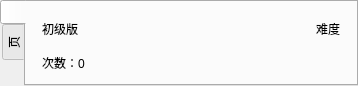
<?xml version="1.0" encoding="UTF-8"?>
<ui version="4.0">
 <class>FrameworkMenuItemSub</class>
 <widget class="qMRMLWidget" name="FrameworkMenuItemSub">
  <property name="geometry">
   <rect>
    <x>0</x>
    <y>0</y>
    <width>358</width>
    <height>86</height>
   </rect>
  </property>
  <property name="sizePolicy">
   <sizepolicy hsizetype="Fixed" vsizetype="Fixed">
    <horstretch>0</horstretch>
    <verstretch>0</verstretch>
   </sizepolicy>
  </property>
  <property name="minimumSize">
   <size>
    <width>0</width>
    <height>86</height>
   </size>
  </property>
  <property name="maximumSize">
   <size>
    <width>16777215</width>
    <height>104</height>
   </size>
  </property>
  <property name="styleSheet">
   <string notr="true"/>
  </property>
  <layout class="QHBoxLayout" name="horizontalLayout_3">
   <property name="spacing">
    <number>0</number>
   </property>
   <property name="leftMargin">
    <number>0</number>
   </property>
   <property name="topMargin">
    <number>0</number>
   </property>
   <property name="rightMargin">
    <number>0</number>
   </property>
   <property name="bottomMargin">
    <number>0</number>
   </property>
   <item>
    <widget class="QTabWidget" name="bg">
     <property name="minimumSize">
      <size>
       <width>0</width>
       <height>86</height>
      </size>
     </property>
     <property name="maximumSize">
      <size>
       <width>16777215</width>
       <height>86</height>
      </size>
     </property>
     <property name="tabPosition">
      <enum>QTabWidget::West</enum>
     </property>
     <widget class="QWidget" name="bgPage1">
      <attribute name="title">
       <string/>
      </attribute>
      <layout class="QVBoxLayout" name="verticalLayout_2">
       <property name="spacing">
        <number>16</number>
       </property>
       <property name="leftMargin">
        <number>16</number>
       </property>
       <property name="topMargin">
        <number>16</number>
       </property>
       <property name="rightMargin">
        <number>16</number>
       </property>
       <property name="bottomMargin">
        <number>16</number>
       </property>
       <item>
        <widget class="QWidget" name="widget" native="true">
         <property name="minimumSize">
          <size>
           <width>0</width>
           <height>21</height>
          </size>
         </property>
         <layout class="QHBoxLayout" name="horizontalLayout">
          <property name="spacing">
           <number>12</number>
          </property>
          <property name="leftMargin">
           <number>0</number>
          </property>
          <property name="topMargin">
           <number>0</number>
          </property>
          <property name="rightMargin">
           <number>0</number>
          </property>
          <property name="bottomMargin">
           <number>0</number>
          </property>
          <item>
           <widget class="QLabel" name="lbl_cover">
            <property name="sizePolicy">
             <sizepolicy hsizetype="Expanding" vsizetype="Preferred">
              <horstretch>0</horstretch>
              <verstretch>0</verstretch>
             </sizepolicy>
            </property>
            <property name="text">
             <string>初级版</string>
            </property>
            <property name="alignment">
             <set>Qt::AlignLeading|Qt::AlignLeft|Qt::AlignVCenter</set>
            </property>
           </widget>
          </item>
          <item>
           <widget class="QLabel" name="lbl_info">
            <property name="sizePolicy">
             <sizepolicy hsizetype="Minimum" vsizetype="Preferred">
              <horstretch>0</horstretch>
              <verstretch>0</verstretch>
             </sizepolicy>
            </property>
            <property name="text">
             <string>难度</string>
            </property>
            <property name="alignment">
             <set>Qt::AlignRight|Qt::AlignTrailing|Qt::AlignVCenter</set>
            </property>
           </widget>
          </item>
         </layout>
        </widget>
       </item>
       <item>
        <widget class="QWidget" name="widget_2" native="true">
         <property name="minimumSize">
          <size>
           <width>0</width>
           <height>24</height>
          </size>
         </property>
         <layout class="QHBoxLayout" name="horizontalLayout_2" stretch="0">
          <property name="leftMargin">
           <number>0</number>
          </property>
          <property name="topMargin">
           <number>0</number>
          </property>
          <property name="rightMargin">
           <number>0</number>
          </property>
          <property name="bottomMargin">
           <number>0</number>
          </property>
          <item>
           <widget class="QLabel" name="label">
            <property name="minimumSize">
             <size>
              <width>0</width>
              <height>0</height>
             </size>
            </property>
            <property name="maximumSize">
             <size>
              <width>16777215</width>
              <height>24</height>
             </size>
            </property>
            <property name="text">
             <string>次数：0</string>
            </property>
           </widget>
          </item>
         </layout>
        </widget>
       </item>
      </layout>
     </widget>
     <widget class="QWidget" name="tab">
      <attribute name="title">
       <string>页</string>
      </attribute>
      <layout class="QHBoxLayout" name="horizontalLayout_4">
       <property name="leftMargin">
        <number>16</number>
       </property>
       <property name="topMargin">
        <number>0</number>
       </property>
       <property name="rightMargin">
        <number>16</number>
       </property>
       <property name="bottomMargin">
        <number>0</number>
       </property>
       <item>
        <widget class="QLabel" name="label_2">
         <property name="text">
          <string>简介</string>
         </property>
        </widget>
       </item>
       <item>
        <widget class="QLabel" name="lblGif">
         <property name="minimumSize">
          <size>
           <width>80</width>
           <height>80</height>
          </size>
         </property>
         <property name="maximumSize">
          <size>
           <width>80</width>
           <height>80</height>
          </size>
         </property>
         <property name="text">
          <string/>
         </property>
        </widget>
       </item>
      </layout>
     </widget>
    </widget>
   </item>
  </layout>
 </widget>
 <customwidgets>
  <customwidget>
   <class>qMRMLWidget</class>
   <extends>QWidget</extends>
   <header>qMRMLWidget.h</header>
   <container>1</container>
  </customwidget>
 </customwidgets>
 <resources/>
 <connections/>
</ui>
